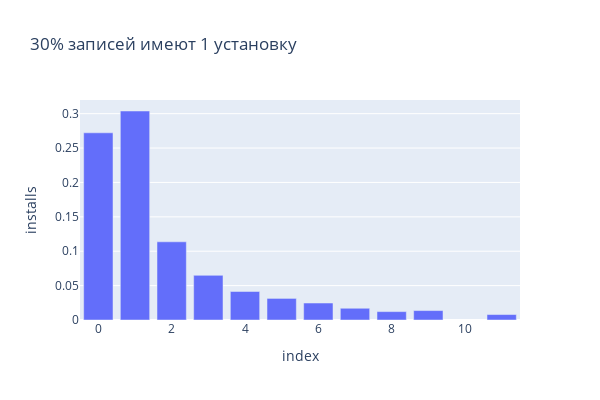

Write notebook code for a chart like this one.
### Code cell
# Построим график в plotly 
df = geo_daily_report_sql.installs.value_counts(normalize=True).reset_index()
fig = px.bar(df.loc[:10],
             x='index',
             y='installs',
             title='30% записей имеют 1 установку')
fig.update_layout(width=600, 
                  height=400)
fig.show()

### Figure 1 — Plotly figure (JSON) as saved in the notebook; plotly's stock layout.template omitted (floating-point values rounded to 4 significant figures)
{"data": [{"alignmentgroup": "True", "hovertemplate": "index=%{x}<br>installs=%{y}<extra></extra>", "legendgroup": "", "marker": {"color": "#636efa", "pattern": {"shape": ""}}, "name": "", "offsetgroup": "", "orientation": "v", "showlegend": false, "textposition": "auto", "type": "bar", "x": [1, 0, 2, 3, 4, 5, 6, 7, 9, 8, 11], "xaxis": "x", "y": [0.3039, 0.2722, 0.1137, 0.06492, 0.04145, 0.03139, 0.02469, 0.01707, 0.01372, 0.01219, 0.007924], "yaxis": "y"}], "layout": {"barmode": "relative", "height": 400, "legend": {"tracegroupgap": 0}, "title": {"text": "30% записей имеют 1 установку"}, "width": 600, "xaxis": {"anchor": "y", "domain": [0, 1], "title": {"text": "index"}}, "yaxis": {"anchor": "x", "domain": [0, 1], "title": {"text": "installs"}}}}
